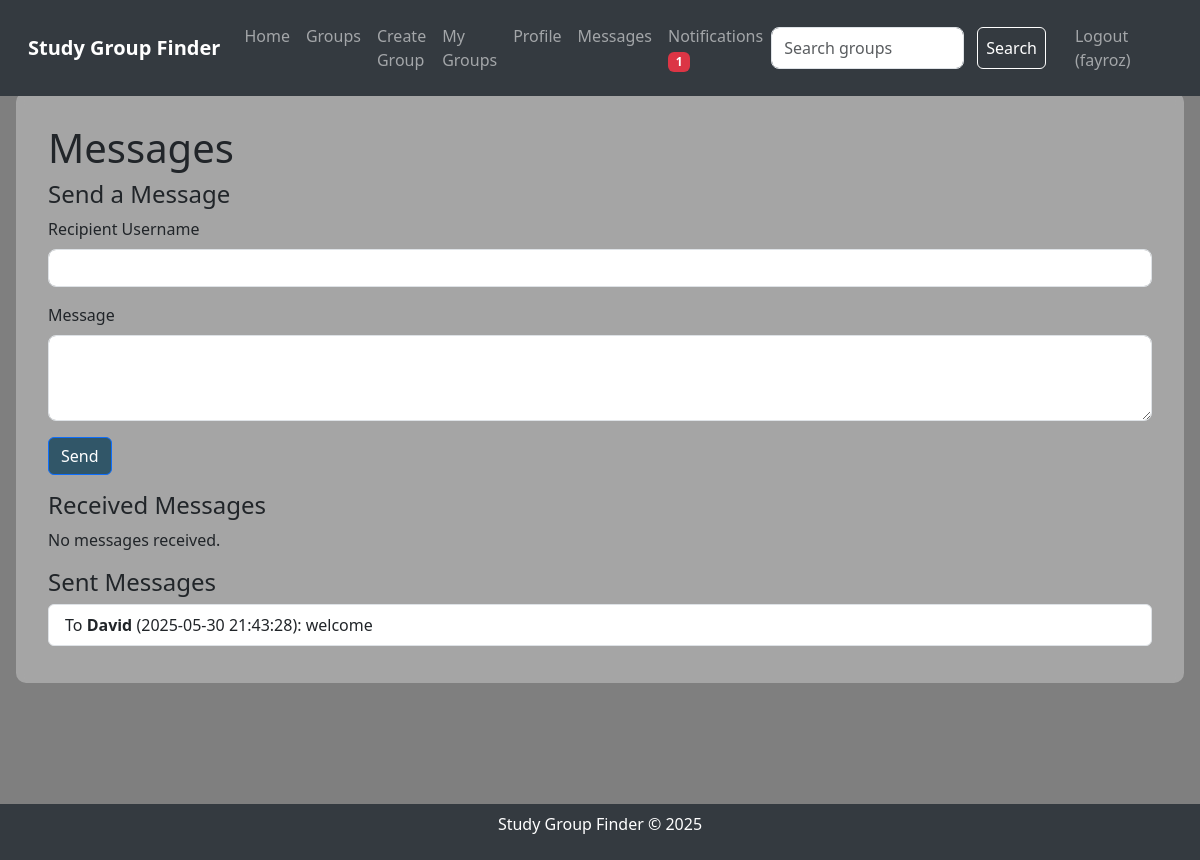
Page /messages (signed in) on the committed database.
### tables this page shows
CREATE TABLE private_messages
                 (id INTEGER PRIMARY KEY AUTOINCREMENT,
                  sender_id INTEGER,
                  receiver_id INTEGER,
                  content TEXT NOT NULL,
                  timestamp DATETIME DEFAULT CURRENT_TIMESTAMP,
                  FOREIGN KEY (sender_id) REFERENCES users(id),
                  FOREIGN KEY (receiver_id) REFERENCES users(id));

CREATE TABLE users
                 (id INTEGER PRIMARY KEY AUTOINCREMENT,
                  username TEXT UNIQUE NOT NULL,
                  password TEXT NOT NULL,
                  bio TEXT,
                  interests TEXT);

### app.py (the view, shortened to what this page needs)
@app.route('/messages', methods=['GET', 'POST'])
def messages():
    if 'user_id' not in session:
        flash('Please log in to view messages.', 'danger')
        return redirect(url_for('login'))
    conn = sqlite3.connect('study_groups.db')
    c = conn.cursor()
    c.execute("SELECT users.username, private_messages.content, private_messages.timestamp "
              "FROM private_messages JOIN users ON private_messages.sender_id = users.id "
              "WHERE private_messages.receiver_id = ? ORDER BY private_messages.timestamp DESC",
              (session['user_id'],))
    received = c.fetchall()
    c.execute("SELECT users.username, private_messages.content, private_messages.timestamp "
              "FROM private_messages JOIN users ON private_messages.receiver_id = users.id "
              "WHERE private_messages.sender_id = ? ORDER BY private_messages.timestamp DESC",
              (session['user_id'],))
    sent = c.fetchall()
    try:
        c.execute("SELECT COUNT(*) FROM notifications WHERE user_id = ? AND read = FALSE",
                  (session['user_id'],))
        notification_count = c.fetchone()[0]
    except sqlite3.OperationalError:
        init_db()
        notification_count = 0
    conn.close()
    return render_template('messages.html', received=received, sent=sent, notification_count=notification_count)

### app.py (called while the page is built)
@app.after_request
def add_header(response):
    response.headers["Cache-Control"] = "no-cache, no-store, must-revalidate"
    response.headers["Pragma"] = "no-cache"
    response.headers["Expires"] = "0"
    return response

### templates/messages.html (shortened to what this page needs)
{% extends "layout.html" %}
{% block content %}
    <div class="page-content">
        <h1>Messages</h1>
        <h4>Send a Message</h4>
        <form method="post" class="mb-3">
            <div class="mb-3">
                <label for="receiver" class="form-label">Recipient Username</label>
                <input type="text" class="form-control" id="receiver" name="receiver" required>
            </div>
            <div class="mb-3">
                <label for="content" class="form-label">Message</label>
                <textarea class="form-control" id="content" name="content" rows="3" required></textarea>
            </div>
            <button type="submit" class="btn btn-primary">Send</button>
        </form>
        <h4>Received Messages</h4>
        {% if received %}
            <ul class="list-group">
                {% for msg in received %}
                    <li class="list-group-item">
                        <strong>{{ msg[0] }}</strong> ({{ msg[2] }}): {{ msg[1] }}
                    </li>
                {% endfor %}
            </ul>
        {% else %}
            <p>No messages received.</p>
        {% endif %}
        <h4>Sent Messages</h4>
        {% if sent %}
            <ul class="list-group">
                {% for msg in sent %}
                    <li class="list-group-item">
                        To <strong>{{ msg[0] }}</strong> ({{ msg[2] }}): {{ msg[1] }}
                    </li>
                {% endfor %}
            </ul>
        {% else %}
            <p>No messages sent.</p>
        {% endif %}
    </div>
{% endblock %}

### static/styles.css (style rules this page uses)
body { background-image: url('/static/background.jpg'); background-size: cover; background-position: center; background-blend-mode: overlay; background-color: rgba(0, 0, 0, 0.5); min-height: 100vh; margin: 0; padding: 0; }
.page-content { backdrop-filter: blur(5px); background-color: rgba(255, 255, 255, 0.3); border-radius: 10px; padding: 2rem; max-width: 1200px; margin: 0 auto; }
.form-control { border-radius: 8px; }
.list-group-item { border-radius: 8px; margin-bottom: 5px; }
.btn-primary { background-color: #315668; }

### rows in the picture
private_messages: username "David", timestamp "2025-05-30 21:43:28", content "welcome"

### other values in the picture
{{ notification_count }} "1"
{{ session.username }} "fayroz"
